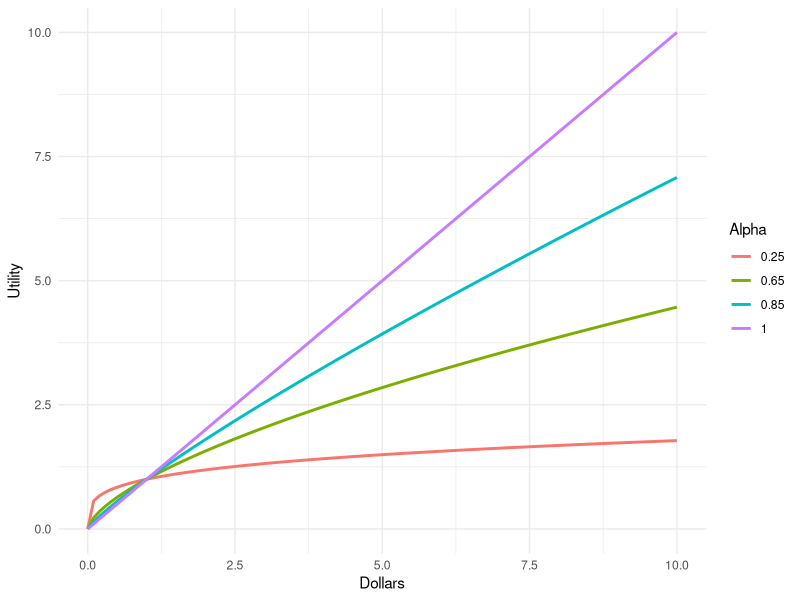
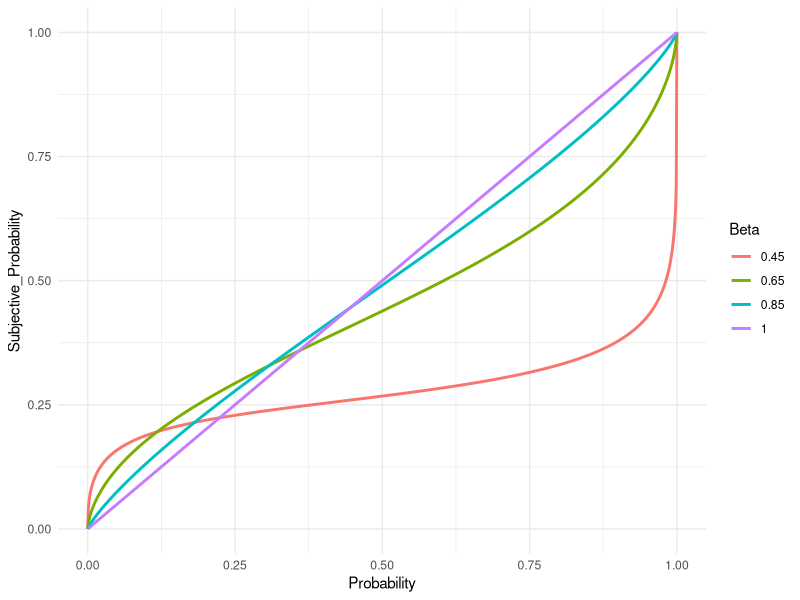
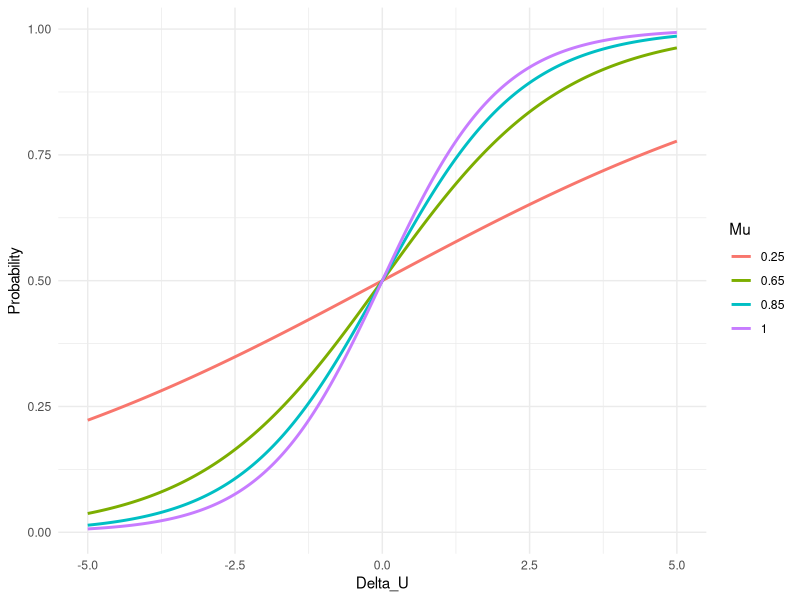
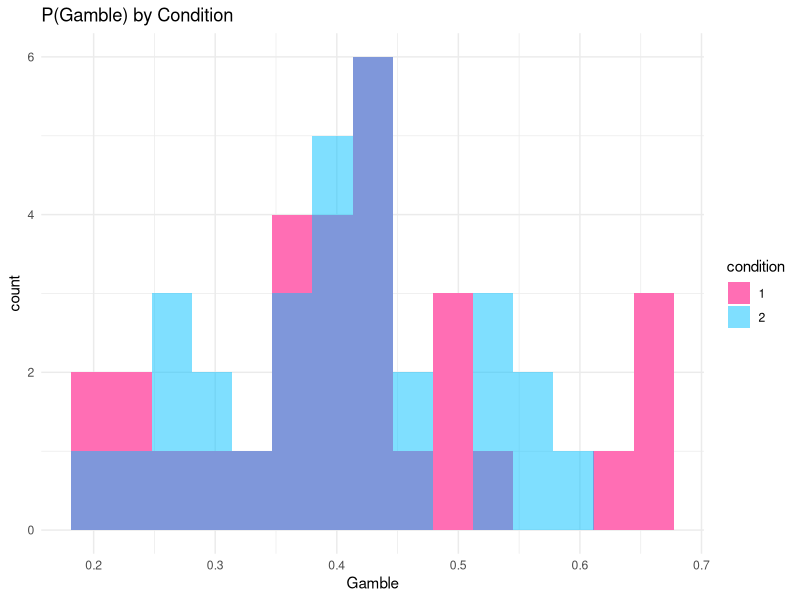
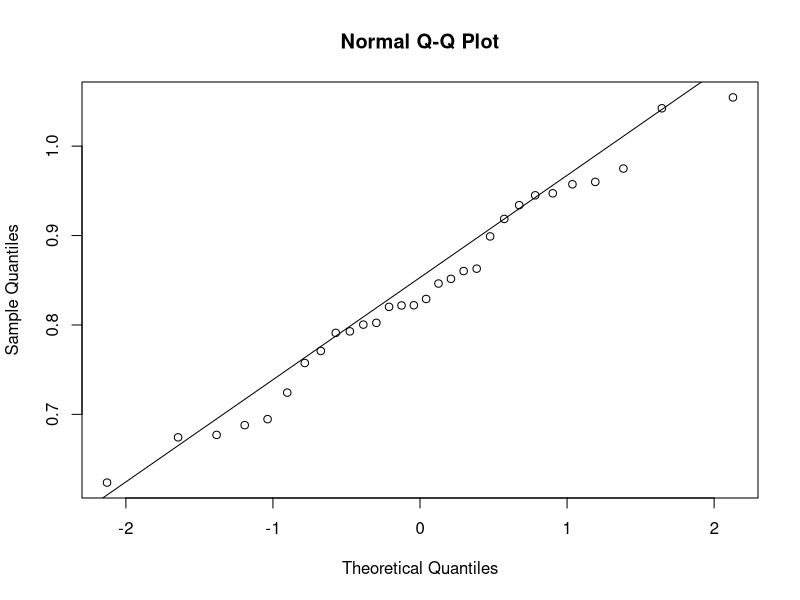
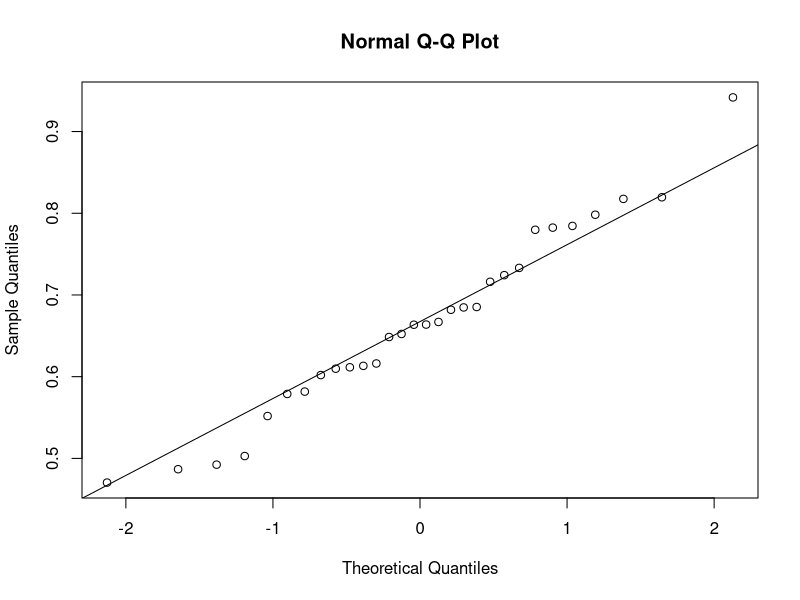
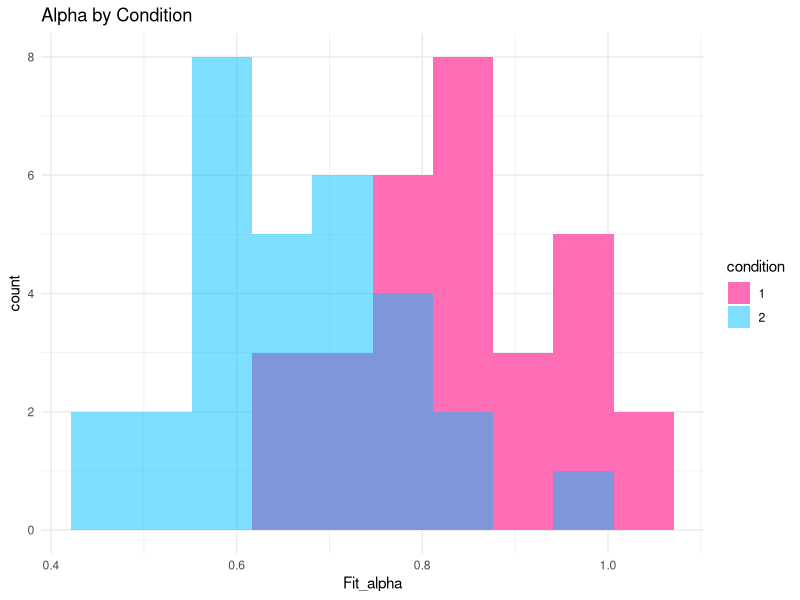
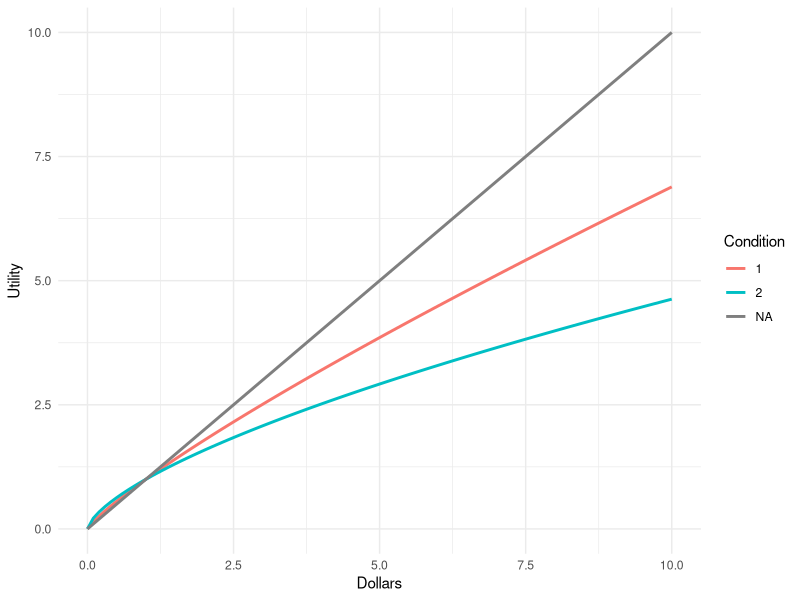

The R script that drew these images, in order:
#Set the current working directory to where you have the data file
setwd("~/Desktop/Modelling Tutorial/")

# Load the ggplot2 Library
# IF YOU DO NOT HAVE IT INSTALLED UNCOMMENT THE NEXT LINE
#install.packages("ggplot2")
library(ggplot2)

####### UTILITY FUNCTION #######
Dollars = seq(0, 10, 0.1)
U_0 = Dollars
U_1 = Dollars^0.85
U_2 = Dollars^0.65
U_3 = Dollars^0.25

Utility = data.frame(Utility = c(U_0, U_1, U_2, U_3),
                    Dollars = c(Dollars, Dollars, Dollars, Dollars),
                    Alpha= c(rep(1, length(Dollars)),
                            rep(0.85, length(Dollars)),
                            rep(0.65, length(Dollars)),
                            rep(0.25, length(Dollars))))
Utility$Alpha = as.factor(Utility$Alpha)

ggplot(Utility, aes(Dollars, Utility, group=Alpha, color=Alpha))+
geom_line(size=1)+
theme_minimal()

###### PROBABILITY WEIGHTING FUNCTION ######
probability = seq(0, 1, 0.001)
p_0 = probability
p_1 = (probability^0.85)/(((probability^0.85)+(1-probability)^0.85)^(1/0.85))
p_2 = (probability^0.65)/(((probability^0.65)+(1-probability)^0.65)^(1/0.65))
p_3 = (probability^0.45)/(((probability^0.45)+(1-probability)^0.25)^(1/0.45))


Probability = data.frame(Subjective_Probability = c(p_0, p_1, p_2, p_3),
                    Probability = c(probability, probability, probability, probability),
                    Beta= c(rep(1, length(probability)),
                            rep(0.85, length(probability)),
                            rep(0.65, length(probability)),
                            rep(0.45, length(probability))))
Probability$Beta = as.factor(Probability$Beta)

ggplot(Probability, aes(Probability, Subjective_Probability, group=Beta, color=Beta))+
geom_line(size=1)+
theme_minimal()

###### PSYCHOMETRIC FUNCTION ######
Delta_U = seq(-5, 5, 0.001)
p_0 = 1/(1+exp(-1*Delta_U))
p_1 = 1/(1+exp(-0.85*Delta_U))
p_2 = 1/(1+exp(-0.65*Delta_U))
p_3 = 1/(1+exp(-0.25*Delta_U))


Probability = data.frame(Probability = c(p_0, p_1, p_2, p_3),
                    Delta_U = c(Delta_U, Delta_U, Delta_U, Delta_U),
                    Mu= c(rep(1, length(Delta_U)),
                            rep(0.85, length(Delta_U)),
                            rep(0.65, length(Delta_U)),
                            rep(0.25, length(Delta_U))))
Probability$Mu = as.factor(Probability$Mu)

ggplot(Probability, aes(Delta_U, Probability, group=Mu, color=Mu))+
geom_line(size=1)+
theme_minimal()

##### DATA ANALYSIS ####
data = read.csv("Data.csv")

head(data, 10)

# Percent Female
mean(data$Female)

# Average Age
mean(data$Age)

# Percent Female by Condition
#aggregate(OUTCOME ~ GROUPING VARIABLES, DATASET, FUNCTION TO APPLY)
aggregate(Female ~ condition, data, mean)

# Average Age by Condition
aggregate(Age ~ condition, data, mean)
aggregate(Age ~ condition, data, function(x) sd(x)/sqrt(length(x)))


# Percent Gamble by Participant

P_Gamble_PID = aggregate(Gamble ~ PID+condition, data, mean)
head(P_Gamble_PID, 10)

# Average Percent Gamble by Condition
aggregate(Gamble~ condition, P_Gamble_PID, mean)

# Test Difference
t.test(P_Gamble_PID$Gamble[P_Gamble_PID$condition==1], 
       P_Gamble_PID$Gamble[P_Gamble_PID$condition==2], var.equal=FALSE)

#Plot Distributions
P_Gamble_PID$condition = as.factor(P_Gamble_PID$condition)
ggplot(P_Gamble_PID, aes(Gamble, group=condition, fill=condition, alpha=condition))+
geom_histogram(bins=15, position="identity") +theme_minimal()+ 
ggtitle("P(Gamble) by Condition")+
scale_alpha_manual(values=c(1,0.5)) + scale_fill_manual(values=c("hotpink1", "deepskyblue"))


##### MLE #####
# Load the stats4 Library
# IF YOU DO NOT HAVE IT INSTALLED UNCOMMENT THE NEXT LINE
#install.packages("stats4")
library(stats4)


#Make data frames to hold your results
fit_params=data.frame()
logs=data.frame()

#How many subjects are we going to have to estimate parameters for?
Nsubjects=length(unique(data$PID))


#Loop through the subjects to estimate their parameters
for(i in 1:(Nsubjects)){

    #Define the loglikelihood function we will use to estimate the parameters
    #Remember the output should be the sum of the logs of the likelihoods
    #Likelihood is the probability the supplied parameters explain the observed data
    LL <- function(alpha, beta, mu) {
        #Only look at the data for the participant
        temp<-data[data$PID==i,]
        
        #Make assumptions about the value of the parameters
        #always positive
        alpha = exp(alpha)
        beta= exp(beta)
        mu = exp(mu)
    
        #Estimate the Utility of the gamble
        U_gamble = (((temp$P_Gamble)^beta)/((((temp$P_Gamble)^beta) + ((1-temp$P_Gamble)^beta))^(1/beta)))
        U_gamble = U_gamble*(temp$A_Gamble)^alpha
        
        #Estimate the Utility of the certain
        U_certain = 1*(temp$A_Certain)^alpha
        
        #Calculate the probbility of selecting the gamble given Delta U
        #This is the probability our parameters explain the data for the trials in which
        #the paeticipant chose the Gamble
        Likelihood = (((1)/(1+exp((-1)*mu*(U_gamble-U_certain)))))
    
        #Invert the probability for the trials in which the participant actually chose the certain option
        Likelihood[which(temp$Gamble==0)] = 1-Likelihood[which(temp$Gamble==0)]
        
        #Turn the data frame into a vector so we can log each value and sum it all up
        Likelihood = unlist(Likelihood)
  
        #Log each likelihood and then sum them up...
        #Add any Additional distributional constraints
        #Here I am telling the function to penalize any estimate which is "extreme"
        #by assuming the estimated parameters should be close to some values taken from the literature
        -sum(log(Likelihood)) -log(dnorm(mu, exp(1),1)) - log(dnorm(alpha, 0.88, 0.15)) - log(dnorm(beta, 0.6, 0.15))
    }
  
    #Make a temporary variable to store the estimates
    #We're going to be running the MLE a few times to make sure we get a good estimate for the parameters
    temp1=c()
    temp2=c()
    
    #Run the MLE a few times... here I chose 10 for the sake of time
    for(k in 1:10){
        fit_param = tryCatch({ mle(LL, start = list(alpha=runif(1,-0.5,0), beta=runif(1,-0.5,0),
                                                mu=runif(1,1,1.5)))},
                                                error = function(e){
                                                               NULL})
        #Make sure the MLE produced an estimate
        #If something went wrong the MLE function will return NULL
        #Thus I'm checking to make sure the output is not NULL before adding it to the temporary variable
        if(length(fit_param)>0){
          temp1 = rbind(temp1,fit_param@coef)
          temp2 = rbind(temp2, LL(fit_param@coef[1], fit_param@coef[2], fit_param@coef[3]))
        }
    }
  
    #Now that we have a few estimates for the parameter values
    #Look at the estimates and find the one with the smallest logLikelihood (closest to 0)
    #Add the PID to the resulting Data Fa=rame so I know who this estimate is for!
    
    #First I am checking if there is a tie for the smallest value
    # If there is just return whatever was the first estimate & the LL was associated with the first instance
    if(length(temp1[which(temp2==min(temp2)),])>1){
        fit_params=rbind(fit_params, c(temp1[which(temp2==min(temp2))[1],], PID=i))
        logs=rbind(logs, temp2[which(temp2==min(temp2)[1]),])
    } 
    #If NOT then just save the minimum value
    else{
        fit_params=rbind(fit_params, c(temp1[which(temp2==min(temp2)),], PID=i))
        logs=rbind(logs, temp2[which(temp2==min(temp2)),])
    }
}
#Re-Name the colums of the MLE Estimates into something understandable
#The order in which I name them depends on the order in which I supplied them to the LL and MLE functions above
colnames(fit_params)<-c("Fit_alpha", "Fit_beta", "Fit_mu", "PID")

# What does this data Frame look like?
head(fit_params, 10)

# Turn the parameters back into values we can interpet
fit_params$Fit_alpha = exp(fit_params$Fit_alpha)
fit_params$Fit_beta = exp(fit_params$Fit_beta)
fit_params$Fit_mu = exp(fit_params$Fit_mu)

#Print out the Means of the Estimates
mean(fit_params$Fit_alpha)
mean(fit_params$Fit_beta)
mean(fit_params$Fit_mu)

# Load the plyr Library
# IF YOU DO NOT HAVE IT INSTALLED UNCOMMENT THE NEXT LINE
#install.packages("plyr")
library(plyr)

# Map the values of the parameters onto the data frame
data$Fit_alpha = mapvalues(data$PID, fit_params$PID, fit_params$Fit_alpha)
data$Fit_beta = mapvalues(data$PID, fit_params$PID, fit_params$Fit_beta)
data$Fit_mu = mapvalues(data$PID, fit_params$PID, fit_params$Fit_mu)

temp = aggregate(Fit_alpha ~ PID+condition, data, mean)
t.test(temp$Fit_alpha[temp$condition==1], temp$Fit_alpha[temp$condition==2], var.equal = FALSE)

#Plot Distributions
qqnorm(temp$Fit_alpha[temp$condition==1]); qqline(temp$Fit_alpha[temp$condition==1])
qqnorm(temp$Fit_alpha[temp$condition==2]); qqline(temp$Fit_alpha[temp$condition==2])

temp$condition = as.factor(temp$condition)
ggplot(temp, aes(Fit_alpha, group=condition, fill=condition, alpha=condition))+
geom_histogram(bins=10, position="identity") +theme_minimal()+ 
ggtitle("Alpha by Condition")+
scale_alpha_manual(values=c(1,0.5)) + scale_fill_manual(values=c("hotpink1", "deepskyblue"))


Dollars = seq(0, 10, 0.1)
alpha = mean(temp$Fit_alpha[temp$condition==2])
U_0 = Dollars^alpha
alpha = mean(temp$Fit_alpha[temp$condition==1])
U_1 = Dollars^alpha
U_2 = Dollars


Utility = data.frame(Utility = c(U_0, U_1, U_2),
                    Dollars = c(Dollars, Dollars, Dollars),
                    Condition= c(rep(2, length(Dollars)),
                            rep(1, length(Dollars)),
                                rep(NA, length(Dollars))))
Utility$Condition = as.factor(Utility$Condition)


ggplot(Utility, aes(Dollars, Utility, group=Condition, color=Condition))+
geom_line(size=1)+
theme_minimal()

temp = aggregate(Fit_beta ~ PID+condition, data, mean)
t.test(temp$Fit_beta[temp$condition==1], temp$Fit_beta[temp$condition==2], var.equal = FALSE)

#Plot Distributions
qqnorm(temp$Fit_beta[temp$condition==1]); qqline(temp$Fit_beta[temp$condition==1])
qqnorm(temp$Fit_beta[temp$condition==2]); qqline(temp$Fit_beta[temp$condition==2])

temp$condition = as.factor(temp$condition)
ggplot(temp, aes(Fit_beta, group=condition, fill=condition, alpha=condition))+
ggtitle("Beta by Condition") +
geom_histogram(bins=10, position="identity") +theme_minimal()+ 
scale_alpha_manual(values=c(1,0.5)) + scale_fill_manual(values=c("hotpink1", "deepskyblue"))

#I Wouldn't test for group differences in the Mu parameter... 
#It is supposed to be a noise/temperature parameter
#Thus it is not really meaningful



probability = seq(0, 1, 0.001)
beta= mean(temp$Fit_beta[temp$condition==2])
p_0 = (probability^beta)/(((probability^beta)+(1-probability)^beta)^(1/beta))
beta= mean(temp$Fit_beta[temp$condition==1])
p_1 = (probability^beta)/(((probability^beta)+(1-probability)^beta)^(1/beta))
p_2 = probability



Probability = data.frame(Subjective_Probability = c(p_0, p_1, p_2),
                    Probability = c(probability, probability, probability),
                    Condition= c(rep(2, length(probability)),
                            rep(1, length(probability)),
                                rep(NA, length(probability))))
Probability$Condition = as.factor(Probability$Condition)

ggplot(Probability, aes(Probability, Subjective_Probability, group=Condition, color=Condition))+
geom_line(size=1)+
theme_minimal()

#### Now let's see how far off we we're from the 'real' value of these parameters
sum((aggregate(alpha ~ PID, data, mean)$alpha - aggregate(Fit_alpha ~ PID, data, mean)$Fit_alpha)**2)
sum((aggregate(beta ~ PID, data, mean)$beta - aggregate(Fit_beta ~ PID, data, mean)$Fit_beta)**2)

